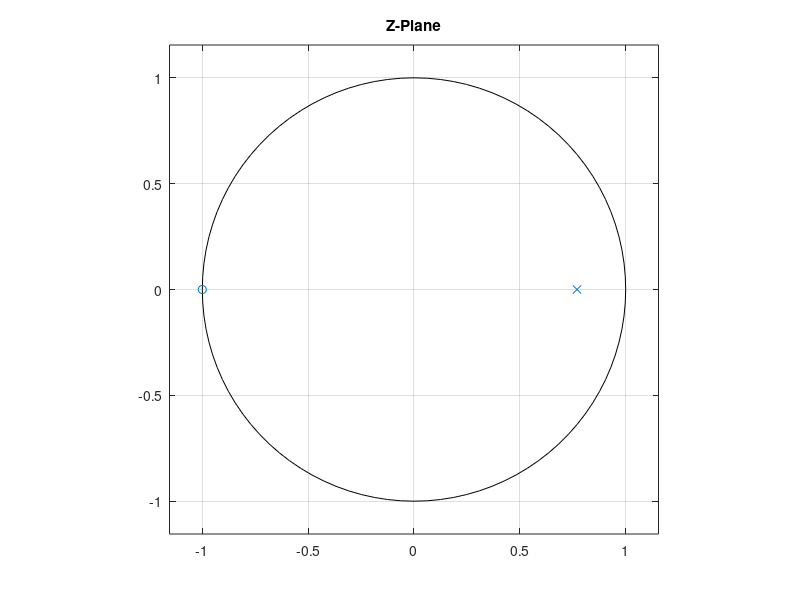
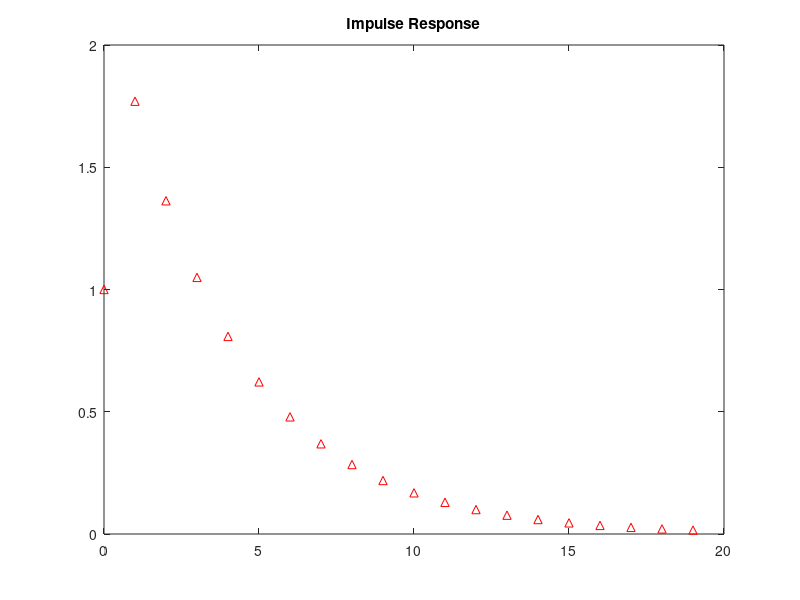
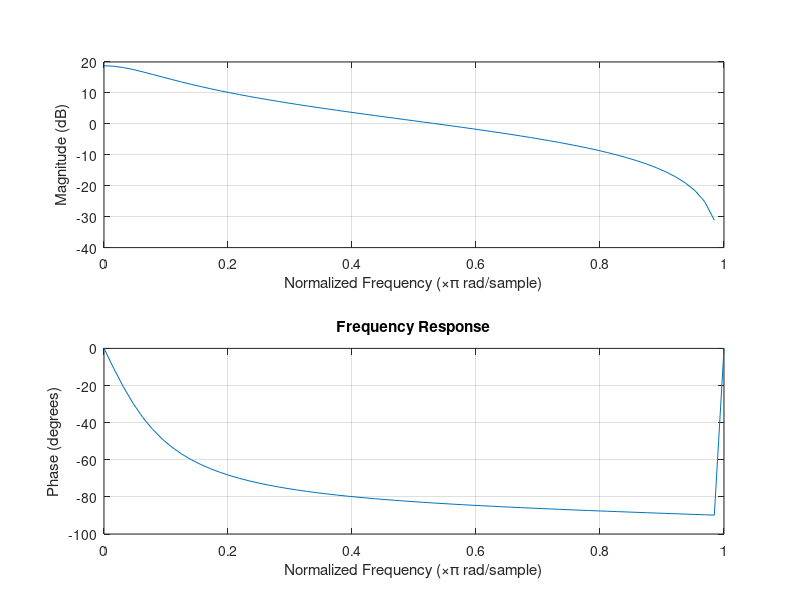

Write the MATLAB code that produced these figures, in order.
clc;clear all;
dem = [1 -.77];
num = [1 1];
figure,zplane(num,dem)
title('Z-Plane')
figure,impz(num,dem,20)
title('Impulse Response')
figure,freqz(num,dem,64)
title('Frequency Response')